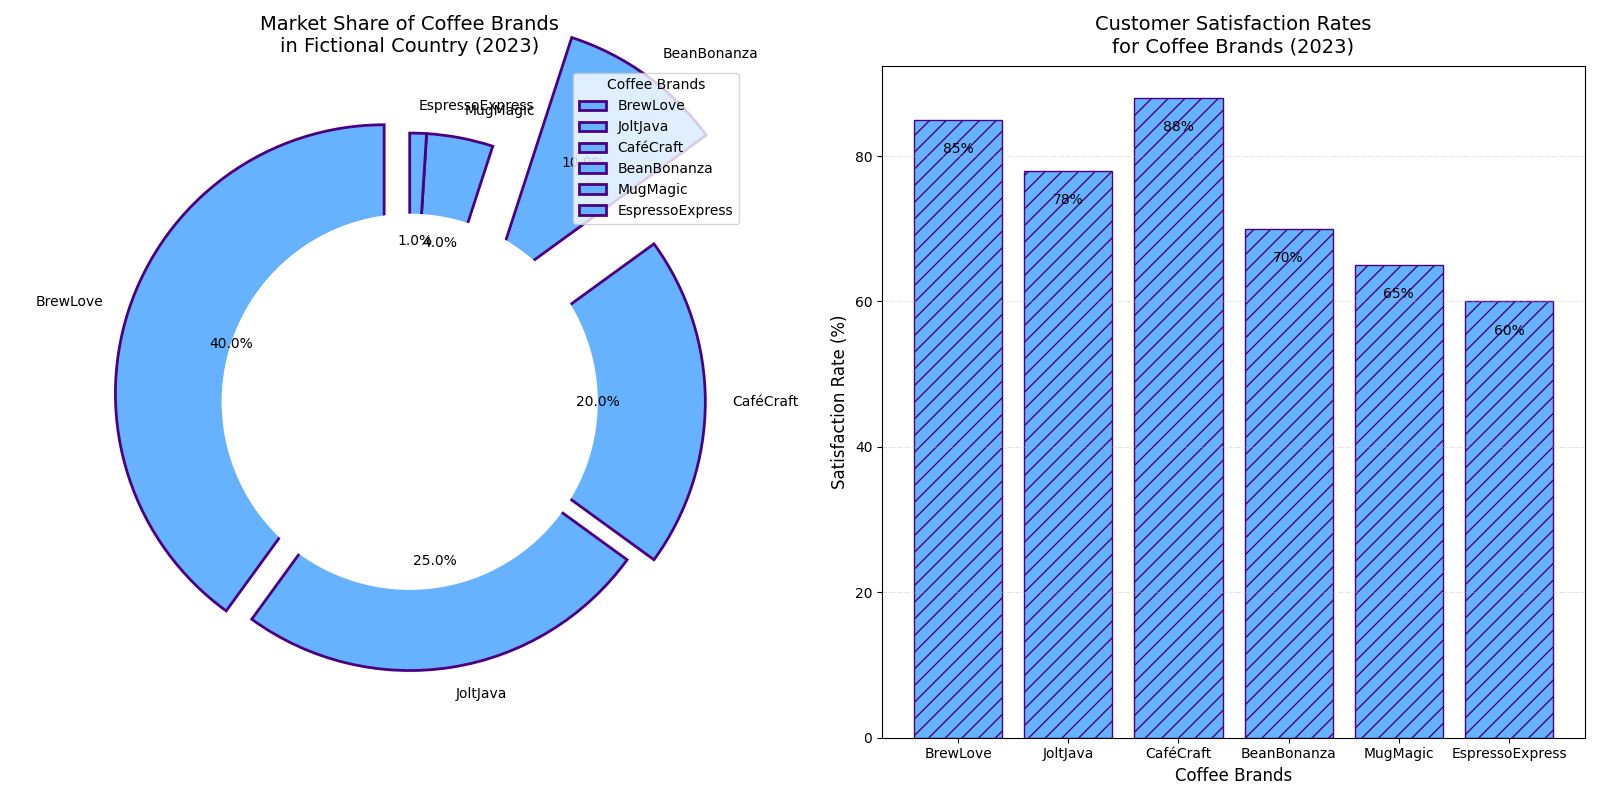

Source code (Python):
import matplotlib.pyplot as plt
import numpy as np

coffee_brands = ['BrewLove', 'JoltJava', 'CaféCraft', 'BeanBonanza', 'MugMagic', 'EspressoExpress']
market_shares = [40, 25, 20, 10, 4, 1]
explode = [0.1, 0, 0.1, 0.5, 0, 0]
customer_satisfaction = [85, 78, 88, 70, 65, 60]
single_color = '#66B2FF'

fig, axs = plt.subplots(1, 2, figsize=(16, 8))

# Donut Pie Chart for Market Shares
wedges, texts, autotexts = axs[0].pie(
    market_shares, 
    explode=explode, 
    labels=coffee_brands, 
    autopct='%1.1f%%', 
    startangle=90, 
    colors=[single_color] * len(market_shares), 
    wedgeprops={'edgecolor': '#4B0082', 'linewidth': 2.0},
    shadow=False
)

# Draw a circle at the center of the pie to make it a donut chart
centre_circle = plt.Circle((0, 0), 0.70, fc='white')
axs[0].add_artist(centre_circle)

for autotext in autotexts:
    autotext.set_color('black')
    autotext.set_fontweight('normal')
    autotext.set_fontsize(10)

axs[0].set_title('Market Share of Coffee Brands\nin Fictional Country (2023)', fontsize=14, fontweight='normal', pad=10)

# Bar Chart for Customer Satisfaction Rates
bars = axs[1].bar(coffee_brands, customer_satisfaction, color=single_color, edgecolor='#4B0082', hatch='//')

for bar in bars:
    height = bar.get_height()
    axs[1].text(bar.get_x() + bar.get_width() / 2, height - 5, f'{height}%',
                ha='center', va='bottom', fontsize=10, fontweight='normal')

axs[1].set_title('Customer Satisfaction Rates\nfor Coffee Brands (2023)', fontsize=14, fontweight='normal', pad=10)
axs[1].set_xlabel('Coffee Brands', fontsize=12)
axs[1].set_ylabel('Satisfaction Rate (%)', fontsize=12)
axs[1].yaxis.grid(True, linestyle='-.', linewidth=0.5, alpha=0.5)

plt.tight_layout()

axs[0].legend(wedges, coffee_brands, title="Coffee Brands", loc="upper right")

plt.show()
